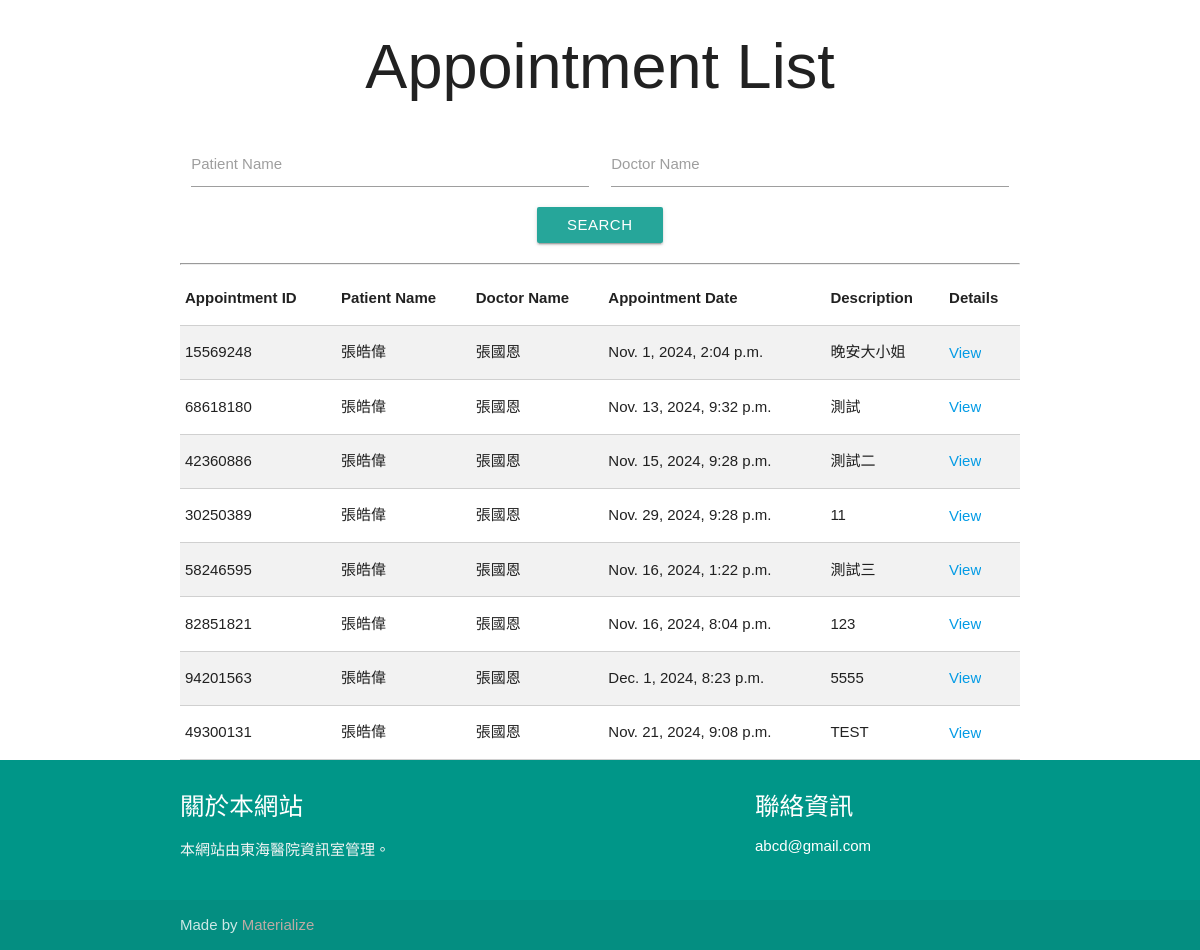
Page /appointments/appointments/ (signed in) on the earlier database version.
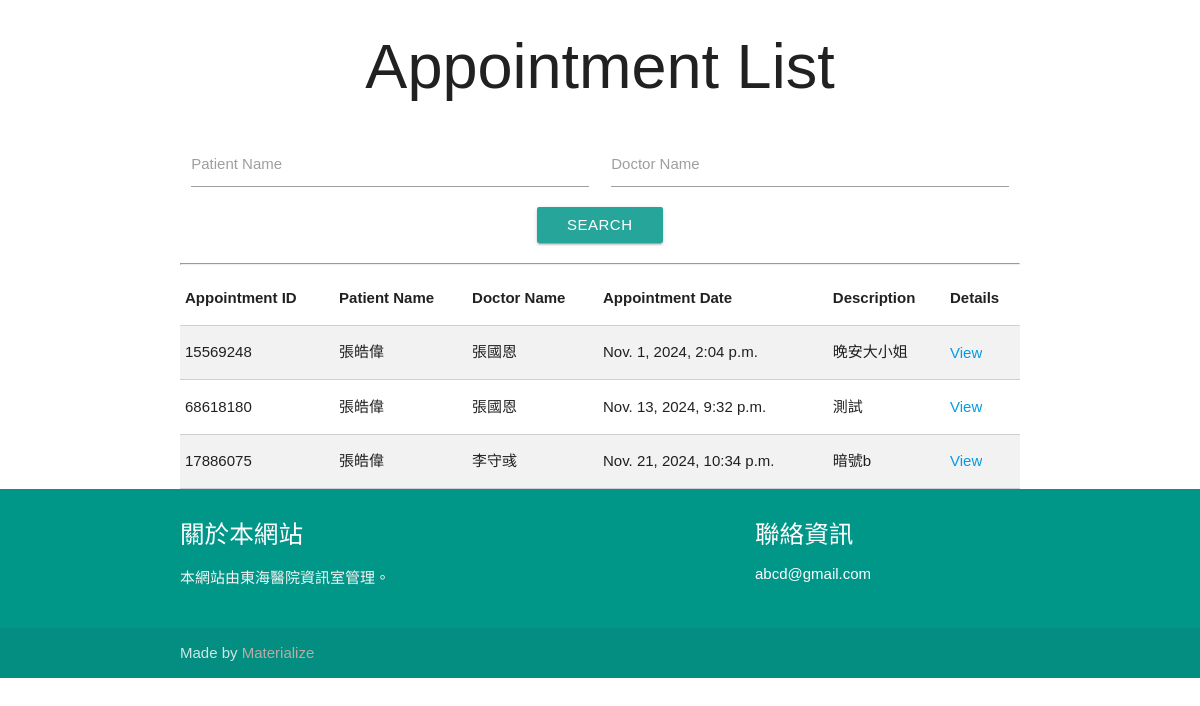
Same page on the later database version.
### appointments/models.py (models this page shows)
class Appointment(models.Model):
    appointment_id = models.CharField(max_length=8, unique=True, null=True, blank=True)  # 預約的唯一識別碼，最多 8 個字元，可為空
    patient = models.ForeignKey(Patient, on_delete=models.CASCADE, db_column="patient_id")  # 外鍵，指向病人，當病人被刪除時，所有與其相關的預約也會被刪除
    doctor = models.ForeignKey(Doctor, on_delete=models.CASCADE, db_column="doctor_id")  # 外鍵，指向醫生，當醫生被刪除時，所有與其相關的預約也會被刪除
    date = models.DateTimeField()  # 預約的日期和時間
    description = models.TextField()  # 預約的描述，記錄病人或醫生的相關註解

class Patient(models.Model):
    patient_id = models.CharField(max_length=8, unique=True, null=True, blank=True)  # 病人的唯一識別碼，最多 8 個字元，可為空
    name = models.CharField(max_length=100)  # 病人的姓名，最多 100 個字元
    dob = models.DateField()  # 病人的出生日期
    phone = models.CharField(max_length=15)  # 病人的電話號碼，最多 15 個字元
    gender = models.CharField(max_length=10, choices=[('M', 'Male'), ('F', 'Female')])  # 病人的性別，選擇男或女
    age = models.IntegerField(null=False, default=18)  # 病人的年齡，默認為 18

class Doctor(models.Model):
    doctor_id = models.CharField(max_length=8, unique=True, null=True, blank=True)  # 醫生的唯一識別碼，最多 8 個字元，可為空
    name = models.CharField(max_length=100)  # 醫生的姓名，最多 100 個字元
    gender = models.CharField(max_length=10, choices=[('M', 'Male'), ('F', 'Female')])  # 醫生的性別，選擇男或女
    age = models.IntegerField(null=False, default=18)  # 醫生的年齡，默認為 18
    salary = models.DecimalField(max_digits=10, decimal_places=2, default=0.00)  # 醫生的薪水，最大 10 位數字，其中 2 位小數，默認為 0.00

### appointments/views.py (the view)
# urls.py: path('appointments/', views.appointment_list, name='appointment_list'),
@login_required
def appointment_list(request):
    appointments = Appointment.objects.select_related('patient', 'doctor').all()
    patient_name = request.GET.get('patient_name', '')  # 病患姓名
    doctor_name = request.GET.get('doctor_name', '')    # 醫生姓名
    appointments = Appointment.objects.all()
    if patient_name:
        appointments = appointments.filter(patient__name__icontains=patient_name)
    if doctor_name:
        appointments = appointments.filter(doctor__name__icontains=doctor_name)
    return render(request, 'appointments/list.html', {
        'appointments': appointments,
        'patient_name': patient_name,
        'doctor_name': doctor_name,
    })

### appointments/templates/appointments/list.html (shortened to what this page needs)
{% extends 'base.html' %}
{% block content %}
<h1 class="center-align">Appointment List</h1>
        <div class="row">
            <form method="get" action="{% url 'appointment_list' %}" class="col s12">
                <div class="input-field col s6">
                    <input type="text" id="patient_name" name="patient_name" value="{{ patient_name }}">
                    <label for="patient_name">Patient Name</label>
                </div>
                <div class="input-field col s6">
                    <input type="text" id="doctor_name" name="doctor_name" value="{{ doctor_name }}">
                    <label for="doctor_name">Doctor Name</label>
                </div>
                <div class="col s12 center-align">
                    <button type="submit" class="btn waves-effect waves-light">Search</button>
                </div>
            </form>
        </div>
        <hr>
        <table class="bordered striped responsive-table">
            <thead>
                <tr>
                    <th>Appointment ID</th>
                    <th>Patient Name</th>
                    <th>Doctor Name</th>
                    <th>Appointment Date</th>
                    <th>Description</th>
                    <th>Details</th>
                </tr>
            </thead>
            <tbody>
                {% for appointment in appointments %}
                <tr>
                    <td>{{ appointment.appointment_id }}</td>
                    <td>{{ appointment.patient.name }}</td>
                    <td>{{ appointment.doctor.name }}</td>
                    <td>{{ appointment.date }}</td>
                    <td>{{ appointment.description|truncatewords:10 }}</td>
                    <td><a href="{% url 'appointment_detail' appointment.appointment_id %}" class="btn-small waves-effect waves-light">View</a></td>
                </tr>
                {% endfor %}
            </tbody>
        </table>
    </div>
{% endblock %}

Differences in the rows shown:
removed Appointment: appointment_id "42360886", patient.name "張皓偉", doctor.name "張國恩", date "Nov. 15, 2024, 9:28 p.m.", description "測試二"
removed Appointment: appointment_id "30250389", patient.name "張皓偉", doctor.name "張國恩", date "Nov. 29, 2024, 9:28 p.m.", description "11"
removed Appointment: appointment_id "58246595", patient.name "張皓偉", doctor.name "張國恩", date "Nov. 16, 2024, 1:22 p.m.", description "測試三"
removed Appointment: appointment_id "82851821", patient.name "張皓偉", doctor.name "張國恩", date "Nov. 16, 2024, 8:04 p.m.", description "123"
removed Appointment: appointment_id "94201563", patient.name "張皓偉", doctor.name "張國恩", date "Dec. 1, 2024, 8:23 p.m.", description "5555"
removed Appointment: appointment_id "49300131", patient.name "張皓偉", doctor.name "張國恩", date "Nov. 21, 2024, 9:08 p.m.", description "TEST"
added Appointment: appointment_id "17886075", patient.name "張皓偉", doctor.name "李守彧", date "Nov. 21, 2024, 10:34 p.m.", description "暗號b"
